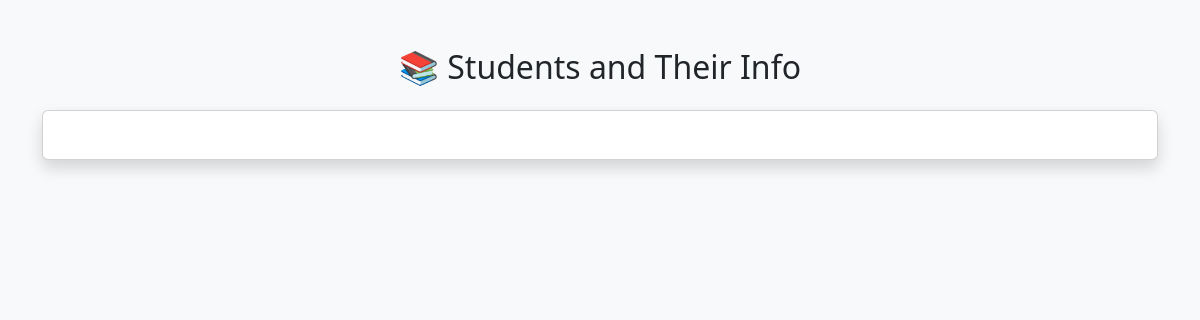
Before: /books/students/ with the older database file.
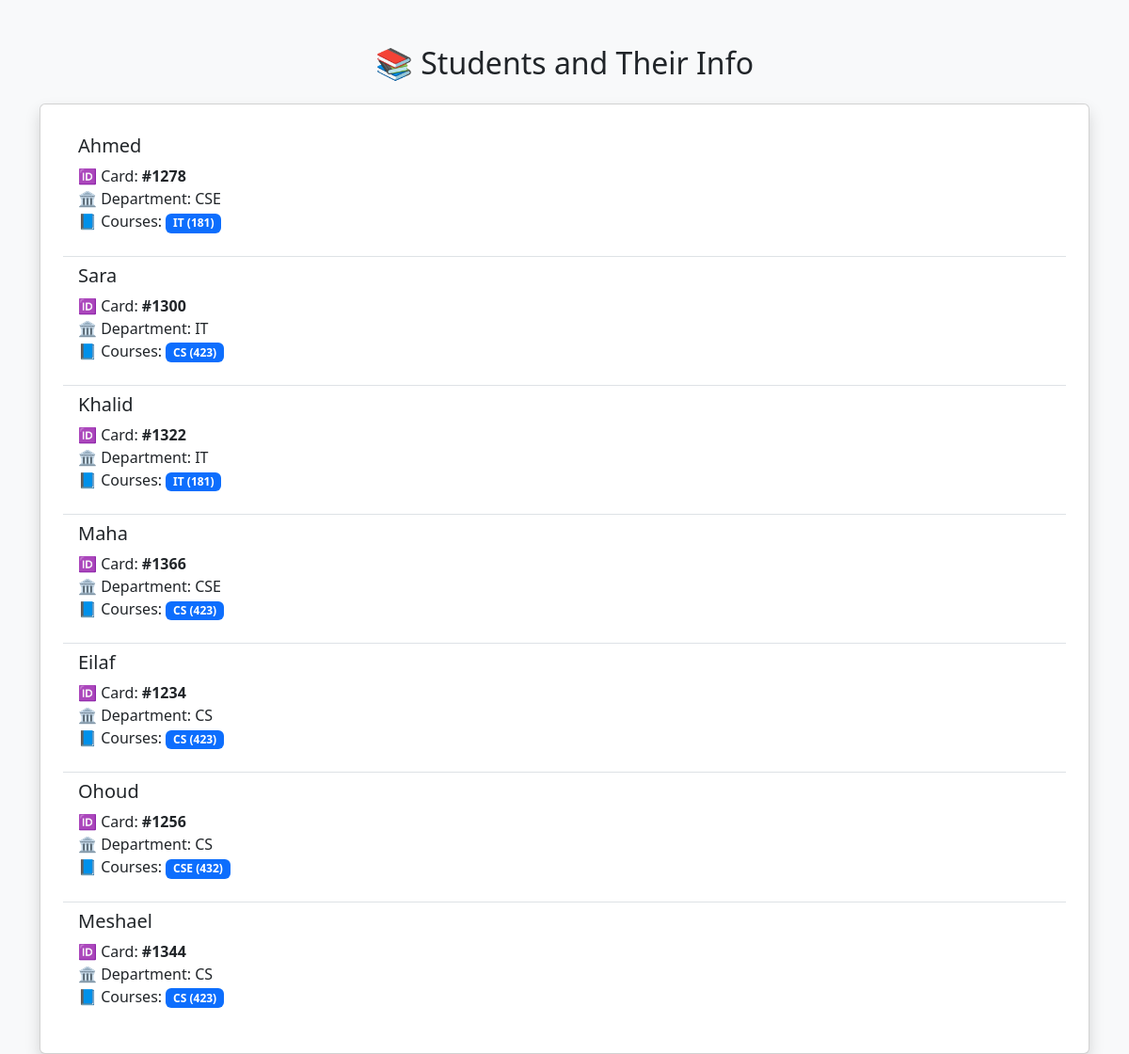
After: the same page with the newer database file.
### apps/bookmodule/models.py (models this page shows, shortened)
class Student(models.Model):
    name = models.CharField(max_length=100)
    age = models.IntegerField()
    address = models.ForeignKey(Address, on_delete=models.CASCADE)
    card = models.OneToOneField(Card, on_delete=models.PROTECT)
    department = models.ForeignKey(Department, on_delete=models.CASCADE, null = True)
    courses = models.ManyToManyField(Course, related_name="students", blank=True)

class Card(models.Model):
    card_number = models.IntegerField()

class Department(models.Model):
    name = models.CharField(max_length=100)

class Course(models.Model):
    title = models.CharField(max_length=100)
    code = models.IntegerField()

### apps/bookmodule/views.py (the view)
# urls.py: path('students/', views.students_with_cards, name='students_with_cards'),
def students_with_cards(request):
    students = Student.objects.select_related('card').all()
    return render(request, 'bookmodule/students_with_cards.html', {'students': students})
    print("students_with_cards loaded")

### apps/templates/bookmodule/students_with_cards.html (shortened to what this page needs)
<!DOCTYPE html>
<html lang="en">
<head>
    <link href="https://cdn.jsdelivr.net/npm/bootstrap@5.3.0/dist/css/bootstrap.min.css" rel="stylesheet">
</head>
<body class="bg-light">
<div class="container mt-5">
    <h2 class="mb-4 text-center">📚 Students and Their Info</h2>
    <div class="card shadow p-4">
        <ul class="list-group list-group-flush">
            {% for student in students %}
                <li class="list-group-item">
                    <h5>{{ student.name }}</h5>
                    <p>
                        🆔 Card:
                        {% if student.card %}
                            <strong>#{{ student.card.card_number }}</strong>
                        {% else %}
                            <span class="text-danger">No card assigned</span>
                        {% endif %}
                        <br>
                        🏛️ Department: {{ student.department.name }} <br>
                        📘 Courses:
                        {% if student.courses.all %}
                            {% for course in student.courses.all %}
                                <span class="badge bg-primary">{{ course.title }} ({{ course.code }})</span>
                            {% empty %}
                                <span class="text-warning">No courses</span>
                            {% endfor %}
                        {% endif %}
                    </p>
                </li>
            {% endfor %}
        </ul>
    </div>
</div>
</body>
</html>

Changed rows visible on the page:
now on this page (row edited): Student: name "Ahmed", card.card_number "1278", department.name "CSE"
added Course: title "IT", code "181"
now on this page (row edited): Student: name "Sara", card.card_number "1300", department.name "IT"
added Course: title "CS", code "423"
now on this page (row edited): Student: name "Khalid", card.card_number "1322", department.name "IT"
now on this page (row edited): Student: name "Maha", card.card_number "1366", department.name "CSE"
added Student: name "Eilaf", card.card_number "1234", department.name "CS"
added Student: name "Ohoud", card.card_number "1256", department.name "CS"
added Course: title "CSE", code "432", shown under "Ohoud"
added Student: name "Meshael", card.card_number "1344", department.name "CS"
